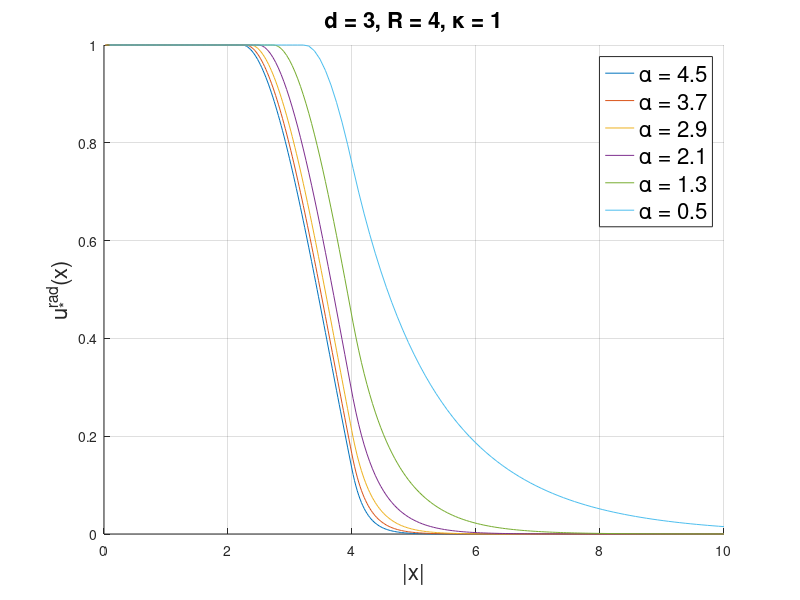

Recreate this plot in MATLAB.
clear all
close all
clc

epsilon = 0.0001; % a perturbation parameter to avoid NaN 

% specify parameters (require k*R > pi)
k = 1; 
a_array = linspace(0.5,4.5,6); 
R = 4; 

figure 
hold on 
for j=length(a_array):-1:1 
    a = a_array(j); 
    temp = @(R0) (-bessely(3/2,k*R0)*besselj(1/2,k*R) + besselj(3/2,k*R0)*bessely(1/2,k*R))/besselk(1/2,a*R) - (k/a)*(-bessely(3/2,k*R0)*besselj(3/2,k*R) + besselj(3/2,k*R0)*bessely(3/2,k*R))/besselk(3/2,a*R); 
    x = linspace(0.0001,R-0.0001,1000); 
    y = temp(x); 
    idx = find(diff(sign(y))); % Find intervals where sign changes
    zeros_list = zeros(size(idx));
    for i = 1:length(idx)
        left = x(idx(i));
        right = x(idx(i)+1);
        zeros_list(i) = fzero(temp, [left, right]);
    end 
    R0 = max(zeros_list); % Get the largest one 
    f = @(t) (t<R0) + (t>R0).*(t<R).*( ((k*R0)*sin(k*R0)+cos(k*R0))*sin(k*t)./(k*t) - (sin(k*R0) - (k*R0)*cos(k*R0))*cos(k*t)./(k*t) ) + (t>R).*( ((k*R0)*sin(k*R0)+cos(k*R0))*sin(k*R)./(k*R) - (sin(k*R0) - (k*R0)*cos(k*R0))*cos(k*R)./(k*R)   )*( a*R*exp(a*R) )*(exp(-a*t)/(a*t));
    fplot(f,[0,10])
end
grid on 
legend(['\alpha = ', num2str(a_array(6))],['\alpha = ', num2str(a_array(5))],['\alpha = ', num2str(a_array(4))],['\alpha = ', num2str(a_array(3))],['\alpha = ', num2str(a_array(2))],['\alpha = ', num2str(a_array(1))],'FontSize',16)
xlabel('|x|', 'FontSize',16)
ylabel('u_{*}^{rad}(x)','FontSize',16)
title(['d = 3, R = ', num2str(R), ', \kappa = ', num2str(k)],'FontSize',16)
